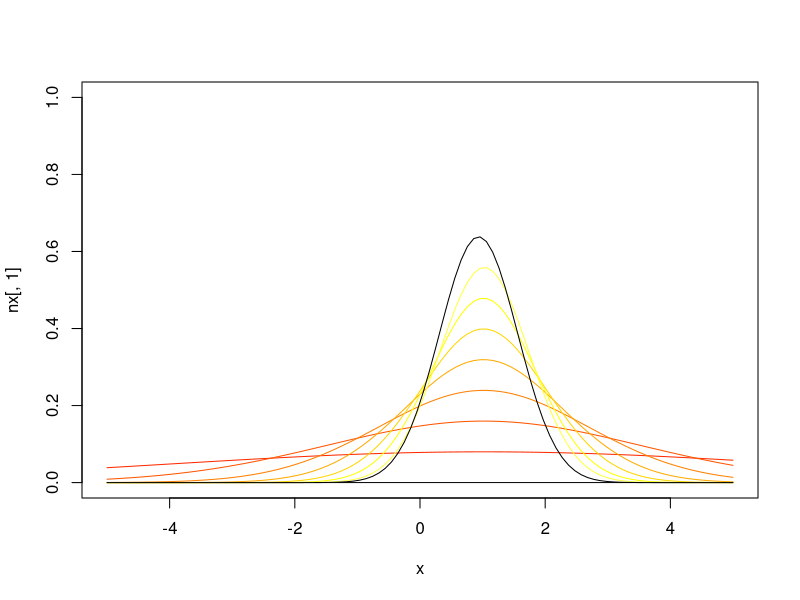

Here is the R script that generated this plot:
## bayes updaing with normal distribution

# setup paramters
sim <- 9
n <- 100
x <- seq(-5, 5, length=n)

# Vectors to store results

std     <- array(0, dim = c(sim, 1))
mu      <- array(0, dim = c(sim, 1))
rho     <- array(0, dim = c(sim, 1))
alpha   <- array(0, dim = c(sim, 1))
nx      <- array(0, dim = c(n, sim))


# prior
mu[1] 	<- 1
std[1] 	<- 5000
rho[1] 	<- 1/std[1]
nx[,1] 	<- dnorm(x,mean =mu[1],sd=std[1]) 

b <- dnorm(x,mean=mu[1],sd=std[1])
# Signal1 
std.err  <- 5
rho.err	 <- 1/std.err
err		 <- dnorm(1,mean=10,sd=1/rho.err)
s 		 <- 1+err  #signal
alpha[1] <- rho[1]/(rho.err)

# Update1

for (i in 2:sim) {
std[i] 		<- 1/(rho[i-1]+rho.err)
rho[i] 		<- 1/std[i]
alpha[i] 	<- rho[i]/(rho.err)
mu[i] 		<- alpha[i]*s+(1-alpha[i])*mu[i-1]
nx[,i] 		<- dnorm(x,mean =mu[i],sd=std[i])
}
# plot
rain <- heat.colors(sim)
plot(x,nx[,1], type="l", lwd=1, ylim=c(0, 1))
for (i in 2:sim) {
  if (i==sim){
    lines(x,nx[,i], type="l", lwd=1,col="black")
  } else if (i<sim) {
    lines(x,nx[,i], type="l", lwd=1,col=rain[i])
  }
}

